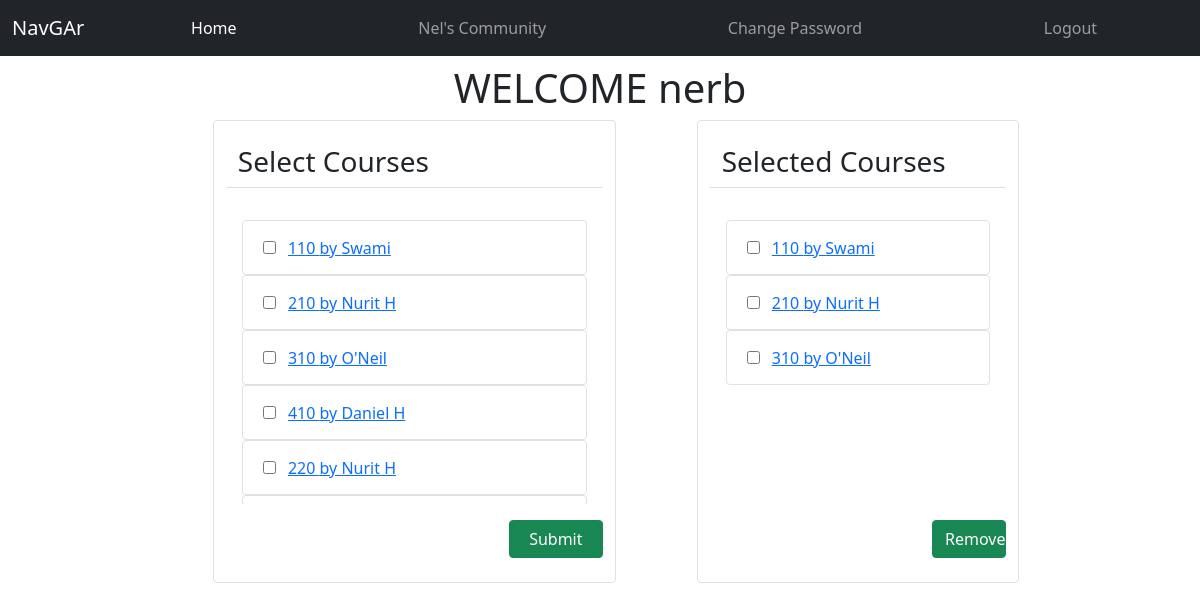
The app's page / (signed in) with its own data.
### App1/models.py (models this page shows, shortened)
class AllCourses(models.Model):
    user = models.ManyToManyField(User)
    courseName = models.CharField(max_length=200)
    instrucName = models.CharField(max_length=100)
    startedFrom = models.DateTimeField('Started from')
    def __str__(self):
        return self.courseName

### App1/views.py (the view)
# urls.py: path('', views.Courses, name='home-page'),
def Courses(request):
    ac = AllCourses.objects.all()
    if request.user.is_authenticated:
        user = User.objects.get(username=request.user.username)
        user.save()
        selected_courses = user.allcourses_set.all()
        if request.method == "POST":
            selected_courses = request.POST.getlist('course')
            for sc in selected_courses:
                course = AllCourses.objects.get(courseName=sc)
                user.allcourses_set.add(course)  # either works
        return render(request, "App1/Courses.html", {'ac': ac, 'sc': user.allcourses_set.all()})
    else:
        return render(request, "App1/Courses.html", {'ac': ac})

### App1/templates/App1/Courses.html (shortened to what this page needs)
<!DOCTYPE html>
<html>
<head>
    <link href="https://cdn.jsdelivr.net/npm/bootstrap@5.1.3/dist/css/bootstrap.min.css" rel="stylesheet">
</head>
<body>
<nav class="navbar navbar-expand-lg navbar-dark bg-dark">
  <div class="container-fluid">
    <a class="navbar-brand" href="#">NavGAr</a>
    <div class="collapse navbar-collapse mx-auto " id="navbarNavAltMarkup">
      <div class="navbar-nav  match-parent nav-fill ">
        <a class="nav-link active link" aria-current="page" href="#">Home</a>
         <a class="nav-link link", href="#">Nel's Community</a>
        <a class="nav-link align-middle link" href="/change-password">Change Password</a>
            {% if user.is_authenticated %}
                <a class="nav-link align-middle link" href="/logout/">Logout</a>
            {% else %}
               <a class="nav-link align-middle link" href="/login/">Login</a>
            {% endif %}
      </div>
    </div>
  </div>
</nav>
<div class="p-2">
    {% if user.is_authenticated %}
        <h1 class="text-center">WELCOME {{ user.get_username }}</h1>
    {% else %}
        <h1 class="text-center">WELCOME</h1>
    {% endif %}
    <ol>
        {% if user.is_authenticated %}
            <div class=" d-flex justify-content-between mx-auto "style="width: 70%">
                 <form action="/" method="post" class=" w-50 d-grid gap-3 d-flex flex-column border p-4 rounded">
                    <div class="form-group row border-bottom d-flex align-items-center">
                        <h3>Select Courses</h3>
                    </div>
                    <div class="w-100 p-3 overflow-auto " style="height: 300px">
                        {% for i in ac %}
                            <div class="form-group row border rounded d-flex align-items-center" style="height:55px">
                                <div>
                                    <input class="m-2" type="checkbox"  name="course" id="course{{ forloop.counter }}" value="{{ i }}">
                                    <label for="course{{ forloop.counter }}">
                                        <a href="{{ i.pk }}/">{{ i.courseName }} by {{ i.instrucName }}</a>
                                    </label>
                                </div>
                            </div>
                    {% endfor %}
                    </div>
                    <div class="form-group row d-flex justify-content-end">
                        <button class=" col-sm-3 btn btn-success" type="submit">Submit</button>
                    </div>
                 </form>
                <form action="/remove/" method="post" class="w-40 d-grid gap-3 d-flex flex-column border p-4 rounded">
                    <div class="form-group row border-bottom d-flex align-items-center">
                        <h3>Selected Courses</h3>
                    </div>
                    <div class="w-100 p-3 overflow-auto " style="height: 300px">
                        {% for i in sc %}
                            <div class="form-group row border rounded d-flex align-items-center" style="height:55px">
                             <div>
                                     <input class="m-2" type="checkbox"  name="course" id="course{{ forloop.counter }}" value="{{ i }}">
                                    <label for="course{{ forloop.counter }}">
                                        <a href="{{ i.pk }}/">{{ i.courseName }} by {{ i.instrucName }}</a>
                                    </label>
                                </div>
                            </div>
                    {% endfor %}
                    </div>
                     <div class="form-group row d-flex justify-content-end">
                        <button class=" col-sm-3 btn btn-success" type="submit">Remove</button>
                    </div>
                 </form>
            </div>
        {% else %}
             <p class="text-center"><a href="/login">Login to see the list of courses</a></p>
        {% endif %}
</ol>
</div>
</body>
</html>

### records on screen
AllCourses: courseName "110", instrucName "Swami"
AllCourses: courseName "210", instrucName "Nurit H"
AllCourses: courseName "310", instrucName "O'Neil"
AllCourses: courseName "410", instrucName "Daniel H"
AllCourses: courseName "220", instrucName "Nurit H"

### other values on screen
{{ user.get_username }} "nerb"
